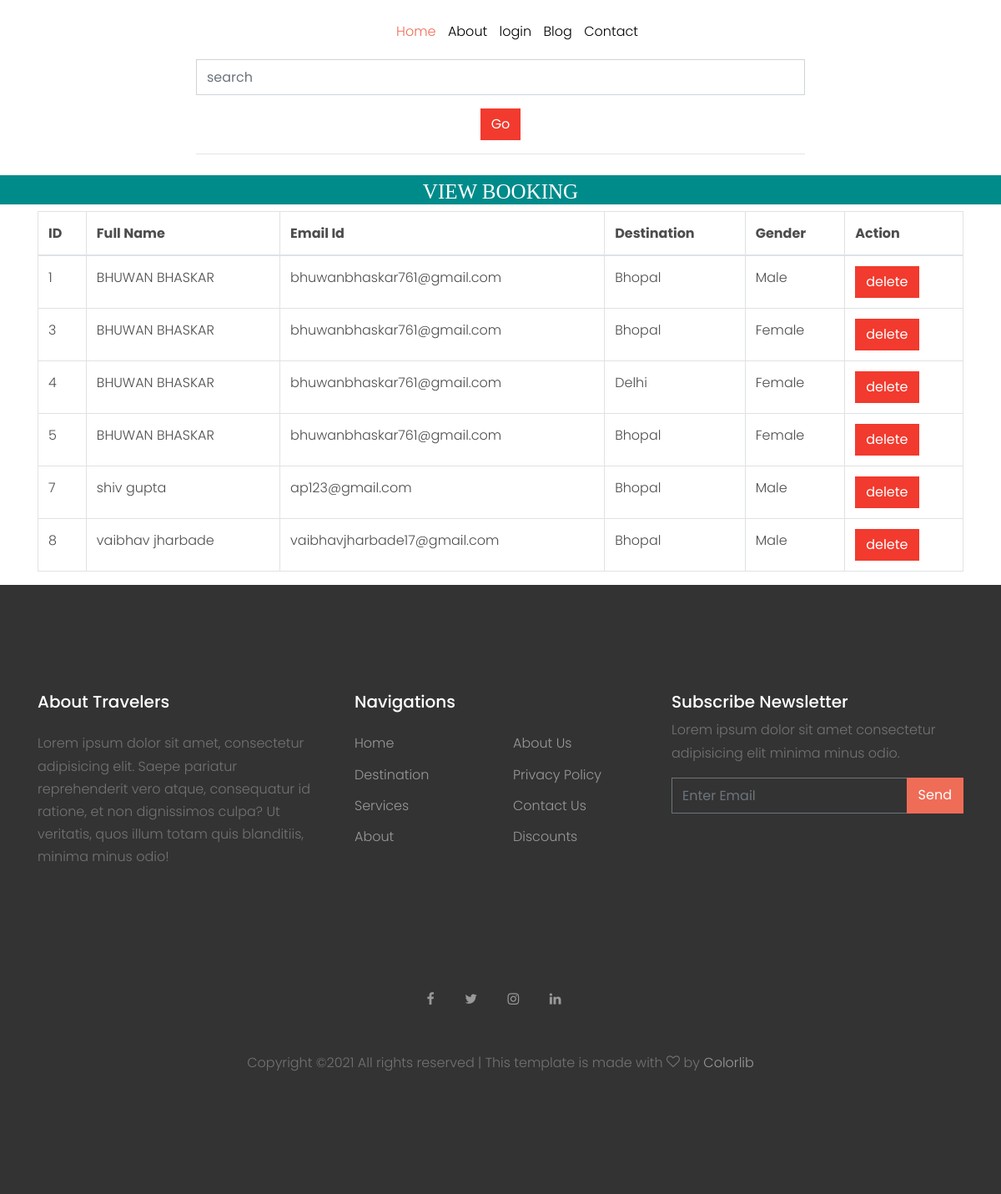
/view_booking/, run on the app's committed database.
### tour/models.py (models this page shows, shortened)
class Booking(models.Model):
    user = models.ForeignKey(User,on_delete=models.CASCADE,null=True)
    destination = models.ForeignKey(Destination,on_delete=models.CASCADE,null=True)
    Fname = models.CharField(max_length=30)
    Lname = models.CharField(max_length=30)
    Email = models.EmailField()
    gender = models.CharField(max_length=20,null=True)
    date = models.CharField(max_length=30,null=True)
    address = models.CharField(max_length=30,null=True)
    number = models.CharField(max_length=30,null=True)
    price = models.CharField(max_length=30,null=True)
    used_facility=models.CharField(max_length=30,null=True)

class Destination(models.Model):
    user = models.ForeignKey(User,on_delete=models.CASCADE,null=True)
    place = models.CharField(max_length=20)
    country = models.CharField(max_length=20)
    image = models.ImageField()
    price_by_bus = models.CharField(max_length=20,null=True)
    price_by_Train = models.CharField(max_length=20, null=True)
    price_by_Flight = models.CharField(max_length=20, null=True)
    food_price = models.CharField(max_length=20, null=True)
    number_of_person = models.CharField(max_length=20, null=True)
    days = models.CharField(max_length=20, null=True)
    nights = models.CharField(max_length=20, null=True)
    description=models.CharField(max_length=200,null=True)
    def __str__(self):
        return self.place

### tour/views.py (the view)
# urls.py: path('view_booking/',views.view_booking,name='view_booking'),
def view_booking(request):
    c=Booking.objects.all()
    d={'c':c}
    return render(request,'view_booking.html',d)

### tour/templates/view_booking.html (shortened to what this page needs)
{% extends 'base.html' %}
{% load static %}
{% block body %}
<center>
      <h1 style="font-size:25px; background-color:darkcyan;height:35px;color:white;padding:5px;margin-top:5px;font-family : 'Monotype Corsiva" align="center"> VIEW BOOKING </h1>
</center>
<div class="container">
    <table class="table table-bordered" id="myTable">
  <thead>
  <tr>
    <th>ID</th>
    <th>Full Name</th>
    <th>Email Id</th>
    <th>Destination</th>
    <th>Gender</th>
    <th>Action</th>
  </tr>
  </thead>
   <tbody>
    {% for i in c %}
  <tr>
    <td>{{i.id}}</td>
    <td>{{i.Fname}} {{i.Lname}}</td>
      <td>{{i.Email}}</td>
      <td>{{i.destination}}</td>
      <td>{{i.gender}}</td>
    <td><a href="{% url 'delete_booking' i.id %}" onclick="return confirm('Are you sure?')"><button class="btn btn-danger">delete</button></a></td>
  </tr>
    {% endfor %}
    </tbody>
</table>
</div>
{% endblock %}

### tour/static/css/style.css (style rules this page uses)
body { line-height: 1.7; color: #4d4d4d; font-weight: 300; font-size: 1rem; }
a { -webkit-transition: .3s all ease; -o-transition: .3s all ease; transition: .3s all ease; }
h1, h2, h3, h4, h5, .h1, .h2, .h3, .h4, .h5 { font-family: "Poppins", -apple-system, BlinkMacSystemFont, "Segoe UI", Roboto, "Helvetica Neue", Arial, sans-serif, "Apple Color Emoji", "Segoe UI Emoji", "Segoe UI Symbol", "Noto Color Emoji"; }
.btn { border-radius: 0; }

### data on the page
Booking: id "1", Fname "BHUWAN", Lname "BHASKAR", Email "bhuwanbhaskar761@gmail.com", destination "Bhopal", gender "Male"
Booking: id "3", Fname "BHUWAN", Lname "BHASKAR", Email "bhuwanbhaskar761@gmail.com", destination "Bhopal", gender "Female"
Booking: id "4", Fname "BHUWAN", Lname "BHASKAR", Email "bhuwanbhaskar761@gmail.com", destination "Delhi", gender "Female"
Booking: id "5", Fname "BHUWAN", Lname "BHASKAR", Email "bhuwanbhaskar761@gmail.com", destination "Bhopal", gender "Female"
Booking: id "7", Fname "shiv", Lname "gupta", Email "ap123@gmail.com", destination "Bhopal", gender "Male"
Booking: id "8", Fname "vaibhav", Lname "jharbade", Email "vaibhavjharbade17@gmail.com", destination "Bhopal", gender "Male"
